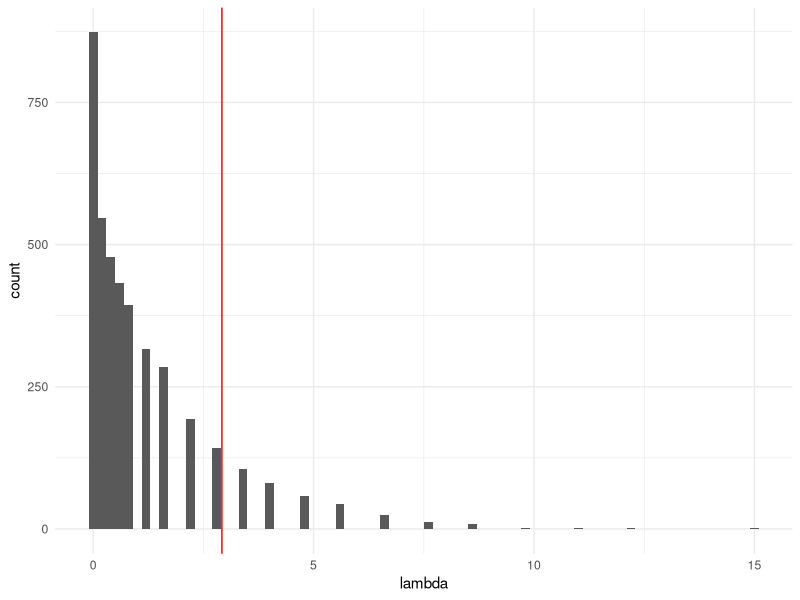

Reproduce this figure in R.
## ---- chunk 1
library(tidyverse)
library(patchwork)
knitr::opts_chunk$set(echo = TRUE, message = FALSE, warning=FALSE, fig.align = 'center', fig.width = 5, fig.height=3)
comma <- function(x) format(x, digits = 2, big.mark = ",")
theme_set(theme_minimal())
## ---- chunk 2
set.seed(29)
muestra_edomex <- read_csv("data/enlace.csv") %>% 
  filter(estado == "ESTADO DE MEXICO") %>% 
  sample_n(180)
resumen <- muestra_edomex %>% 
  summarise(media = mean(mate_6), s = sd(mate_6), n = n()) %>% 
  mutate(ee = s / sqrt(n))
resumen
## ---- chunk 3
dif <- (resumen %>% pull(media)) - 454
ee <- resumen %>% pull(ee)
w <- dif / ee
p <- 2 * (1 - pnorm(abs(w)))
p
## ---- chunk 4
p_hat <- 47 / 80
ee <- sqrt(p_hat * (1 - p_hat) / 80)
## ---- chunk 5
w <- (p_hat - 0.5) / ee
w
## ---- chunk 6
valor_p <- 2 * (1 - pnorm(abs(w)))
valor_p
## ---- chunk 7
n_1 <- 100
n_2 <- 250
p_hat_1 <- 0.86
p_hat_2 <- 0.90
ee <- sqrt(p_hat_1 * (1 - p_hat_1) / n_1 + p_hat_2 * (1 - p_hat_2) / n_2)
delta = p_hat_1 - p_hat_2
w  <- delta / ee
w
## ---- chunk 8
2 * (1 - pnorm(abs(w)))
## ---- chunk 9
set.seed(31521)
datos_clasif <- tibble(x = rep(1, 135), y = rep(1, 135)) %>% 
  bind_rows(tibble(x = rep(0, 65), y = rep(1, 65))) %>% 
  bind_rows(tibble(x = rep(1, 40), y = rep(0, 40))) %>% 
  bind_rows(tibble(x = rep(1 ,100), y = rep(1, 100))) %>%
  sample_n(300) %>% 
  mutate(caso = as.character(1: 300)) %>% 
  select(caso, x, y)
## ---- chunk 10
datos_clasif %>% head
## ---- chunk 11
datos_clasif <- datos_clasif %>% 
  mutate(d = x - y)
datos_clasif %>% head
## ---- chunk 12
medias_tbl <- 
  datos_clasif %>% summarise(across(where(is.numeric), mean, .names = "{col}_hat"))
d_hat <- pull(medias_tbl, d_hat)
medias_tbl
## ---- chunk 13
ee <- datos_clasif %>% 
  mutate(d_hat = mean(d)) %>% 
  mutate(dif_2 = (d - d_hat)) %>% 
  summarise(ee = sd(dif_2) / sqrt(n())) %>% 
  pull(ee)
ee  
## ---- chunk 14
w <- d_hat / ee
valor_p <- 2 * (1 - pnorm(abs(w)))
c(w = w, valor_p = valor_p) %>% round(3)
## ---- chunk 15
n_volados <- 120 # número de volados
simulados_nula <- rbinom(4000, n_volados, p = 0.5)
lambda <- function(n, x, p_0 = 0.5){
  # estimador de max verosim
  p_mv <- x / n 
  # log verosimilitud bajo mv
  log_p_mv <- x * log(p_mv) + (n - x) * log(1 - p_mv)
  # log verosimllitud bajo nula
  log_p_nula <- x * log(p_0) + (n - x) * log(1 - p_0)
  lambda <- 2*(log_p_mv - log_p_nula)
  lambda
}
lambda_obs <- lambda(n_volados, 75, 0.5)
sims_tbl <- tibble(sim_x = simulados_nula) %>% 
  mutate(lambda = map_dbl(sim_x, ~ lambda(n_volados, .x, p_0 = 0.5)))
ggplot(sims_tbl, aes(x = lambda)) + 
  geom_histogram(binwidth = 0.2) +
  geom_vline(xintercept = 2.92, colour = "red")
## ---- chunk 16
valor_p <- mean(sims_tbl$lambda >= lambda_obs)
valor_p
